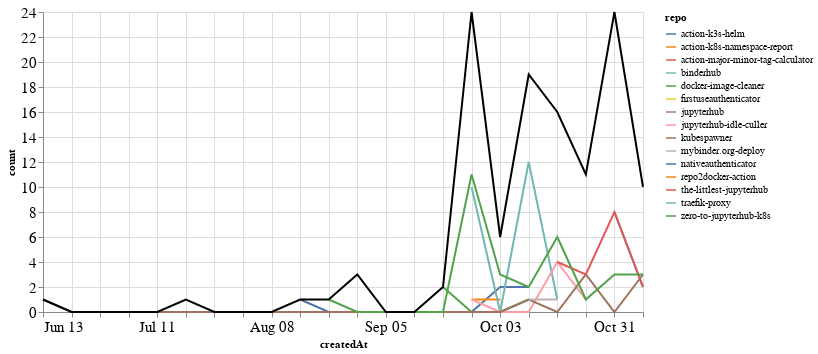

Source (notebook cell):
### Markdown cell above
### PRs

### Code cell
prs_time = prs.groupby('repo').resample('W', on='createdAt').count()['author'].reset_index()
prs_time = prs_time.rename(columns={'author': 'count'})
prs_time_total = prs_time.groupby('createdAt').agg({"count": "sum"}).reset_index()

ch1 = alt.Chart(prs_time, width=600).mark_line().encode(
    x='createdAt',
    y='count',
    color='repo',
    tooltip="repo"
)

ch2 = alt.Chart(prs_time_total, width=600).mark_line(color="black").encode(
    x='createdAt',
    y='count',
)

ch1 + ch2

### Figure 1 — Vega-Lite specification as saved in the notebook (floating-point values rounded to 4 significant figures)
{"config": {"axisLeft": {"labelFontSize": 15}, "axisBottom": {"labelFontSize": 15}}, "layer": [{"data": {"name": "data-57959617d71283db83e63f1fb0203599"}, "mark": "line", "encoding": {"color": {"type": "nominal", "field": "repo"}, "tooltip": {"type": "nominal", "field": "repo"}, "x": {"type": "temporal", "field": "createdAt"}, "y": {"type": "quantitative", "field": "count"}}, "width": 600}, {"data": {"name": "data-660df9ecc30e31c76f24f5884c239a78"}, "mark": {"type": "line", "color": "black"}, "encoding": {"x": {"type": "temporal", "field": "createdAt"}, "y": {"type": "quantitative", "field": "count"}}, "width": 600}], "$schema": "https://vega.github.io/schema/vega-lite/v4.8.1.json", "datasets": {"data-57959617d71283db83e63f1fb0203599": [{"repo": "action-k3s-helm", "createdAt": "2021-08-15T00:00:00", "count": 1}, {"repo": "action-k3s-helm", "createdAt": "2021-08-22T00:00:00", "count": 0}, {"repo": "action-k3s-helm", "createdAt": "2021-08-29T00:00:00", "count": 0}, {"repo": "action-k3s-helm", "createdAt": "2021-09-05T00:00:00", "count": 0}, {"repo": "action-k3s-helm", "createdAt": "2021-09-12T00:00:00", "count": 0}, {"repo": "action-k3s-helm", "createdAt": "2021-09-19T00:00:00", "count": 0}, {"repo": "action-k3s-helm", "createdAt": "2021-09-26T00:00:00", "count": 0}, {"repo": "action-k3s-helm", "createdAt": "2021-10-03T00:00:00", "count": 2}, {"repo": "action-k3s-helm", "createdAt": "2021-10-10T00:00:00", "count": 2}, {"repo": "action-k8s-namespace-report", "createdAt": "2021-09-26T00:00:00", "count": 1}, {"repo": "action-k8s-namespace-report", "createdAt": "2021-10-03T00:00:00", "count": 1}, {"repo": "action-major-minor-tag-calculator", "createdAt": "2021-09-26T00:00:00", "count": 1}, {"repo": "binderhub", "createdAt": "2021-09-26T00:00:00", "count": 10}, {"repo": "binderhub", "createdAt": "2021-10-03T00:00:00", "count": 0}, {"repo": "binderhub", "createdAt": "2021-10-10T00:00:00", "count": 12}, {"repo": "binderhub", "createdAt": "2021-10-17T00:00:00", "count": 1}, {"repo": "docker-image-cleaner", "createdAt": "2021-09-19T00:00:00", "count": 2}, {"repo": "docker-image-cleaner", "createdAt": "2021-09-26T00:00:00", "count": 0}, {"repo": "docker-image-cleaner", "createdAt": "2021-10-03T00:00:00", "count": 0}, {"repo": "docker-image-cleaner", "createdAt": "2021-10-10T00:00:00", "count": 1}, {"repo": "firstuseauthenticator", "createdAt": "2021-10-31T00:00:00", "count": 5}, {"repo": "jupyterhub", "createdAt": "2021-08-29T00:00:00", "count": 3}, {"repo": "jupyterhub-idle-culler", "createdAt": "2021-09-26T00:00:00", "count": 1}, {"repo": "jupyterhub-idle-culler", "createdAt": "2021-10-03T00:00:00", "count": 0}, {"repo": "jupyterhub-idle-culler", "createdAt": "2021-10-10T00:00:00", "count": 0}, {"repo": "jupyterhub-idle-culler", "createdAt": "2021-10-17T00:00:00", "count": 4}, {"repo": "jupyterhub-idle-culler", "createdAt": "2021-10-24T00:00:00", "count": 1}, {"repo": "kubespawner", "createdAt": "2021-06-13T00:00:00", "count": 1}, {"repo": "kubespawner", "createdAt": "2021-06-20T00:00:00", "count": 0}, {"repo": "kubespawner", "createdAt": "2021-06-27T00:00:00", "count": 0}, {"repo": "kubespawner", "createdAt": "2021-07-04T00:00:00", "count": 0}, {"repo": "kubespawner", "createdAt": "2021-07-11T00:00:00", "count": 0}, {"repo": "kubespawner", "createdAt": "2021-07-18T00:00:00", "count": 0}, {"repo": "kubespawner", "createdAt": "2021-07-25T00:00:00", "count": 0}, {"repo": "kubespawner", "createdAt": "2021-08-01T00:00:00", "count": 0}, {"repo": "kubespawner", "createdAt": "2021-08-08T00:00:00", "count": 0}, {"repo": "kubespawner", "createdAt": "2021-08-15T00:00:00", "count": 0}, {"repo": "kubespawner", "createdAt": "2021-08-22T00:00:00", "count": 0}, {"repo": "kubespawner", "createdAt": "2021-08-29T00:00:00", "count": 0}, {"repo": "kubespawner", "createdAt": "2021-09-05T00:00:00", "count": 0}, {"repo": "kubespawner", "createdAt": "2021-09-12T00:00:00", "count": 0}, {"repo": "kubespawner", "createdAt": "2021-09-19T00:00:00", "count": 0}, {"repo": "kubespawner", "createdAt": "2021-09-26T00:00:00", "count": 0}, {"repo": "kubespawner", "createdAt": "2021-10-03T00:00:00", "count": 0}, {"repo": "kubespawner", "createdAt": "2021-10-10T00:00:00", "count": 1}, {"repo": "kubespawner", "createdAt": "2021-10-17T00:00:00", "count": 0}, {"repo": "kubespawner", "createdAt": "2021-10-24T00:00:00", "count": 3}, {"repo": "kubespawner", "createdAt": "2021-10-31T00:00:00", "count": 0}, {"repo": "kubespawner", "createdAt": "2021-11-07T00:00:00", "count": 3}, {"repo": "mybinder.org-deploy", "createdAt": "2021-10-10T00:00:00", "count": 1}, {"repo": "mybinder.org-deploy", "createdAt": "2021-10-17T00:00:00", "count": 1}, {"repo": "nativeauthenticator", "createdAt": "2021-10-31T00:00:00", "count": 8}, {"repo": "nativeauthenticator", "createdAt": "2021-11-07T00:00:00", "count": 2}, {"repo": "repo2docker-action", "createdAt": "2021-07-18T00:00:00", "count": 1}, {"repo": "the-littlest-jupyterhub", "createdAt": "2021-10-17T00:00:00", "count": 4}, {"repo": "the-littlest-jupyterhub", "createdAt": "2021-10-24T00:00:00", "count": 3}, {"repo": "the-littlest-jupyterhub", "createdAt": "2021-10-31T00:00:00", "count": 8}, {"repo": "the-littlest-jupyterhub", "createdAt": "2021-11-07T00:00:00", "count": 2}, {"repo": "traefik-proxy", "createdAt": "2021-10-24T00:00:00", "count": 3}, {"repo": "zero-to-jupyterhub-k8s", "createdAt": "2021-08-22T00:00:00", "count": 1}, {"repo": "zero-to-jupyterhub-k8s", "createdAt": "2021-08-29T00:00:00", "count": 0}, {"repo": "zero-to-jupyterhub-k8s", "createdAt": "2021-09-05T00:00:00", "count": 0}, {"repo": "zero-to-jupyterhub-k8s", "createdAt": "2021-09-12T00:00:00", "count": 0}, {"repo": "zero-to-jupyterhub-k8s", "createdAt": "2021-09-19T00:00:00", "count": 0}, {"repo": "zero-to-jupyterhub-k8s", "createdAt": "2021-09-26T00:00:00", "count": 11}, {"repo": "zero-to-jupyterhub-k8s", "createdAt": "2021-10-03T00:00:00", "count": 3}, {"repo": "zero-to-jupyterhub-k8s", "createdAt": "2021-10-10T00:00:00", "count": 2}, {"repo": "zero-to-jupyterhub-k8s", "createdAt": "2021-10-17T00:00:00", "count": 6}, {"repo": "zero-to-jupyterhub-k8s", "createdAt": "2021-10-24T00:00:00", "count": 1}, {"repo": "zero-to-jupyterhub-k8s", "createdAt": "2021-10-31T00:00:00", "count": 3}, {"repo": "zero-to-jupyterhub-k8s", "createdAt": "2021-11-07T00:00:00", "count": 3}], "data-660df9ecc30e31c76f24f5884c239a78": [{"createdAt": "2021-06-13T00:00:00", "count": 1}, {"createdAt": "2021-06-20T00:00:00", "count": 0}, {"createdAt": "2021-06-27T00:00:00", "count": 0}, {"createdAt": "2021-07-04T00:00:00", "count": 0}, {"createdAt": "2021-07-11T00:00:00", "count": 0}, {"createdAt": "2021-07-18T00:00:00", "count": 1}, {"createdAt": "2021-07-25T00:00:00", "count": 0}, {"createdAt": "2021-08-01T00:00:00", "count": 0}, {"createdAt": "2021-08-08T00:00:00", "count": 0}, {"createdAt": "2021-08-15T00:00:00", "count": 1}, {"createdAt": "2021-08-22T00:00:00", "count": 1}, {"createdAt": "2021-08-29T00:00:00", "count": 3}, {"createdAt": "2021-09-05T00:00:00", "count": 0}, {"createdAt": "2021-09-12T00:00:00", "count": 0}, {"createdAt": "2021-09-19T00:00:00", "count": 2}, {"createdAt": "2021-09-26T00:00:00", "count": 24}, {"createdAt": "2021-10-03T00:00:00", "count": 6}, {"createdAt": "2021-10-10T00:00:00", "count": 19}, {"createdAt": "2021-10-17T00:00:00", "count": 16}, {"createdAt": "2021-10-24T00:00:00", "count": 11}, {"createdAt": "2021-10-31T00:00:00", "count": 24}, {"createdAt": "2021-11-07T00:00:00", "count": 10}]}}
